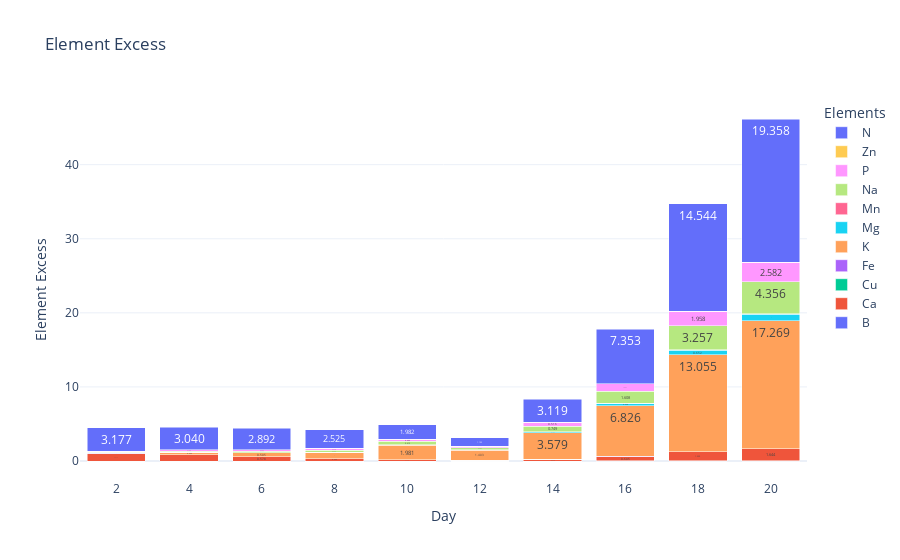

Notebook code for this chart:
### Markdown cell above
## Analysis

### Code cell
def create_left_over_df(optimization_results, maxes):
    data = {}
    for k, result in optimization_results.items():
        data[k] = result.left_over*maxes
    df = pd.DataFrame(data).T  # Transpose to have keys as row indexes
    return df

df_left_over = create_left_over_df(optimization_results, maxes=maxes)
fig = plot_element_stacked_interactive_streamlit(df_left_over)
fig.show()

### Figure 1 — Plotly figure (JSON) as saved in the notebook; plotly's stock layout.template omitted (floating-point values rounded to 4 significant figures)
{"data": [{"base": [0, 0, 0, 0, 0, 0, 0, 0, 0, 0], "hoverinfo": "text+name", "name": "B", "offsetgroup": "0", "text": ["0.000", "0.000", "0.000", "0.001", "0.000", "0.000", "0.001", "0.002", "0.006", "0.008"], "type": "bar", "x": ["2", "4", "6", "8", "10", "12", "14", "16", "18", "20"], "y": [1.292e-11, 3.095e-12, 1.043e-12, 0.0005056, 0.0003995, 0.000217, 0.0006675, 0.002411, 0.00574, 0.007863]}, {"base": [1.292e-11, 3.095e-12, 1.043e-12, 0.0005056, 0.0003995, 0.000217, 0.0006675, 0.002411, 0.00574, 0.007863], "hoverinfo": "text+name", "name": "Ca", "offsetgroup": "0", "text": ["0.974", "0.819", "0.578", "0.292", "0.153", "0.071", "0.220", "0.605", "1.229", "1.644"], "type": "bar", "x": ["2", "4", "6", "8", "10", "12", "14", "16", "18", "20"], "y": [0.974, 0.819, 0.5784, 0.2915, 0.1533, 0.07129, 0.2204, 0.6049, 1.229, 1.644]}, {"base": [0.974, 0.819, 0.5784, 0.292, 0.1537, 0.07151, 0.221, 0.6073, 1.235, 1.651], "hoverinfo": "text+name", "name": "Cu", "offsetgroup": "0", "text": ["0.000", "0.000", "0.000", "0.000", "0.000", "0.000", "0.000", "-0.000", "0.000", "0.000"], "type": "bar", "x": ["2", "4", "6", "8", "10", "12", "14", "16", "18", "20"], "y": [1.26e-10, 1.368e-10, 6.546e-11, 2.037e-14, 7.212e-15, 1.821e-16, 9.743e-15, -6.694e-14, 6.922e-15, 3.791e-09]}, {"base": [0.974, 0.819, 0.5784, 0.292, 0.1537, 0.07151, 0.221, 0.6073, 1.235, 1.651], "hoverinfo": "text+name", "name": "Fe", "offsetgroup": "0", "text": ["0.045", "0.037", "0.020", "0.002", "0.000", "0.000", "0.000", "0.007", "0.021", "0.030"], "type": "bar", "x": ["2", "4", "6", "8", "10", "12", "14", "16", "18", "20"], "y": [0.04515, 0.0368, 0.02025, 0.00208, 0.0002572, 0.0001034, 0.0004181, 0.006877, 0.02104, 0.0297]}, {"base": [1.019, 0.8558, 0.5986, 0.2941, 0.154, 0.07161, 0.2215, 0.6142, 1.256, 1.681], "hoverinfo": "text+name", "name": "K", "offsetgroup": "0", "text": ["0.119", "0.335", "0.505", "0.875", "1.981", "1.403", "3.579", "6.826", "13.055", "17.269"], "type": "bar", "x": ["2", "4", "6", "8", "10", "12", "14", "16", "18", "20"], "y": [0.1192, 0.3351, 0.5051, 0.8751, 1.981, 1.403, 3.579, 6.826, 13.06, 17.27]}, {"base": [1.138, 1.191, 1.104, 1.169, 2.135, 1.475, 3.801, 7.44, 14.31, 18.95], "hoverinfo": "text+name", "name": "Mg", "offsetgroup": "0", "text": ["0.005", "0.017", "0.027", "0.043", "0.086", "0.060", "0.157", "0.326", "0.652", "0.869"], "type": "bar", "x": ["2", "4", "6", "8", "10", "12", "14", "16", "18", "20"], "y": [0.004511, 0.01739, 0.02737, 0.04304, 0.08593, 0.06039, 0.1568, 0.3257, 0.6516, 0.8694]}, {"base": [1.143, 1.208, 1.131, 1.212, 2.221, 1.535, 3.957, 7.766, 14.96, 19.82], "hoverinfo": "text+name", "name": "Mn", "offsetgroup": "0", "text": ["0.000", "0.001", "0.002", "0.002", "0.002", "0.001", "0.004", "0.013", "0.030", "0.041"], "type": "bar", "x": ["2", "4", "6", "8", "10", "12", "14", "16", "18", "20"], "y": [0.0002947, 0.0008866, 0.001882, 0.002393, 0.002205, 0.001349, 0.003897, 0.01264, 0.02974, 0.04075]}, {"base": [1.143, 1.209, 1.133, 1.215, 2.224, 1.536, 3.961, 7.778, 14.99, 19.86], "hoverinfo": "text+name", "name": "Na", "offsetgroup": "0", "text": ["0.044", "0.119", "0.170", "0.233", "0.413", "0.286", "0.749", "1.608", "3.257", "4.356"], "type": "bar", "x": ["2", "4", "6", "8", "10", "12", "14", "16", "18", "20"], "y": [0.04359, 0.1185, 0.1697, 0.233, 0.4128, 0.2859, 0.7491, 1.608, 3.257, 4.356]}, {"base": [1.187, 1.328, 1.303, 1.448, 2.636, 1.822, 4.71, 9.386, 18.25, 24.22], "hoverinfo": "text+name", "name": "P", "offsetgroup": "0", "text": ["0.126", "0.188", "0.232", "0.258", "0.309", "0.195", "0.516", "1.037", "1.958", "2.582"], "type": "bar", "x": ["2", "4", "6", "8", "10", "12", "14", "16", "18", "20"], "y": [0.1258, 0.1882, 0.2322, 0.2581, 0.3087, 0.195, 0.5158, 1.037, 1.958, 2.582]}, {"base": [1.313, 1.516, 1.535, 1.706, 2.945, 2.017, 5.226, 10.42, 20.21, 26.8], "hoverinfo": "text+name", "name": "Zn", "offsetgroup": "0", "text": ["0.000", "0.000", "0.000", "0.000", "0.000", "0.000", "0.001", "0.002", "0.006", "0.008"], "type": "bar", "x": ["2", "4", "6", "8", "10", "12", "14", "16", "18", "20"], "y": [6.829e-05, 4.546e-05, 6.214e-05, 0.000493, 0.0003886, 0.0002125, 0.0006502, 0.002312, 0.005508, 0.00765]}, {"base": [1.313, 1.516, 1.535, 1.706, 2.945, 2.017, 5.227, 10.43, 20.21, 26.81], "hoverinfo": "text+name", "name": "N", "offsetgroup": "0", "text": ["3.177", "3.040", "2.892", "2.525", "1.982", "1.103", "3.119", "7.353", "14.544", "19.358"], "type": "bar", "x": ["2", "4", "6", "8", "10", "12", "14", "16", "18", "20"], "y": [3.177, 3.04, 2.892, 2.525, 1.982, 1.103, 3.119, 7.353, 14.54, 19.36]}], "layout": {"barmode": "stack", "hovermode": "x", "legend": {"title": {"text": "Elements"}}, "title": {"text": "Element Excess"}, "xaxis": {"title": {"text": "Day"}, "type": "category"}, "yaxis": {"title": {"text": "Element Excess"}}}}
